Frame 1 (no input): blank canvas, image omitted
Frame 60 (the mouse pressed at the canvas centre just before this capture): blank canvas, image omitted
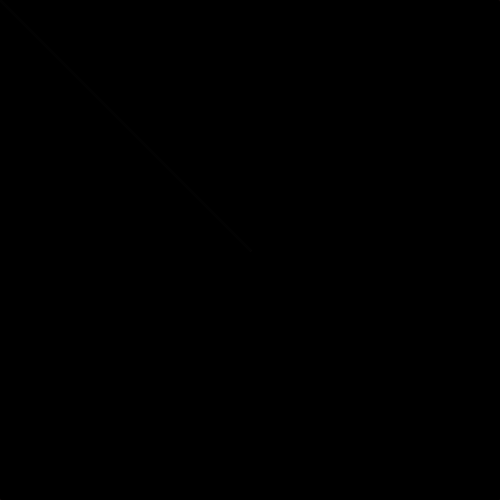
Frame 120 (the mouse held since frame 60 and released just before this capture)

The Processing sketch whose frames 1 and 60 were blank and that drew this single picture after the mouse press (run headless with seeded random() and noise(); from frame 60 on, the mouse is pressed at the canvas centre):

// Processing sketch: processing_135845
// ── processing_135845.pde

void setup(){
  size(500,500);
  smooth();
  background(0);
}
  
void draw(){
   
noFill();
strokeWeight(2);
 float n= dist(mouseX, mouseY, pmouseX, pmouseY)*2;
 
bezier(mouseX,mouseY,-mouseY,-mouseX,0,0,mouseX,mouseY);
ellipse(mouseX,mouseY,n,n); 

  if (mousePressed == true) 
  {
    stroke(0,0,0,50);
  } 
  
  else 
  {
   stroke(198,113,113,20);
  }
}
